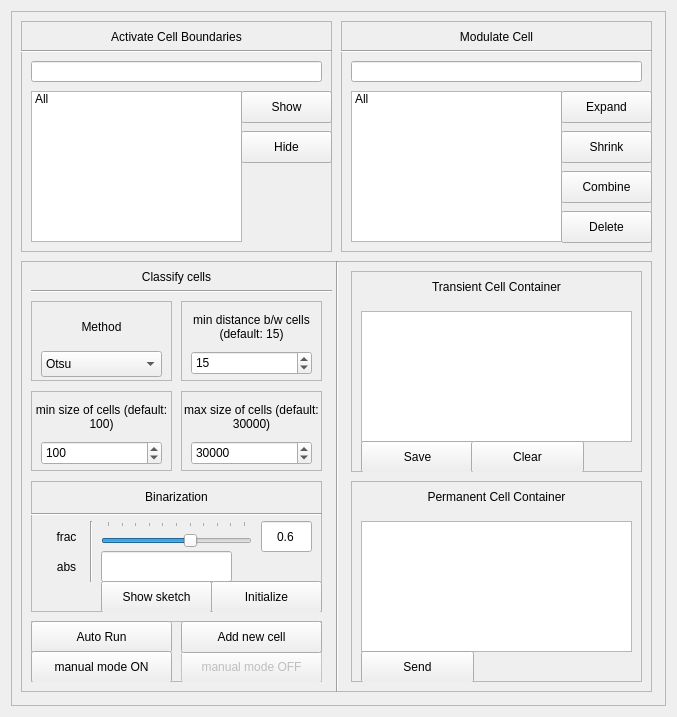
<?xml version="1.0" encoding="UTF-8"?>
<ui version="4.0">
 <class>Form</class>
 <widget class="QWidget" name="Form">
  <property name="geometry">
   <rect>
    <x>0</x>
    <y>0</y>
    <width>677</width>
    <height>717</height>
   </rect>
  </property>
  <property name="windowTitle">
   <string>Form</string>
  </property>
  <layout class="QVBoxLayout" name="verticalLayout_2">
   <item>
    <layout class="QVBoxLayout" name="verticalLayout">
     <item>
      <widget class="QFrame" name="frame">
       <property name="frameShape">
        <enum>QFrame::StyledPanel</enum>
       </property>
       <property name="frameShadow">
        <enum>QFrame::Raised</enum>
       </property>
       <widget class="QFrame" name="frame_2">
        <property name="geometry">
         <rect>
          <x>10</x>
          <y>10</y>
          <width>311</width>
          <height>231</height>
         </rect>
        </property>
        <property name="frameShape">
         <enum>QFrame::StyledPanel</enum>
        </property>
        <property name="frameShadow">
         <enum>QFrame::Raised</enum>
        </property>
        <widget class="QLabel" name="label">
         <property name="geometry">
          <rect>
           <x>0</x>
           <y>0</y>
           <width>311</width>
           <height>31</height>
          </rect>
         </property>
         <property name="text">
          <string>Activate Cell Boundaries</string>
         </property>
         <property name="alignment">
          <set>Qt::AlignCenter</set>
         </property>
        </widget>
        <widget class="Line" name="line">
         <property name="geometry">
          <rect>
           <x>0</x>
           <y>15</y>
           <width>311</width>
           <height>31</height>
          </rect>
         </property>
         <property name="orientation">
          <enum>Qt::Horizontal</enum>
         </property>
        </widget>
        <widget class="QLineEdit" name="ActivateCellBoundaries_cellBoundariesLineEdit">
         <property name="geometry">
          <rect>
           <x>10</x>
           <y>40</y>
           <width>291</width>
           <height>21</height>
          </rect>
         </property>
        </widget>
        <widget class="QListWidget" name="ActivateCellBoundaries_cellBoundariesListWidget">
         <property name="geometry">
          <rect>
           <x>10</x>
           <y>70</y>
           <width>211</width>
           <height>151</height>
          </rect>
         </property>
         <item>
          <property name="text">
           <string>All</string>
          </property>
         </item>
        </widget>
        <widget class="QPushButton" name="ActivateCellBoundaries_cellBoundariesShowPushButton">
         <property name="geometry">
          <rect>
           <x>220</x>
           <y>70</y>
           <width>91</width>
           <height>32</height>
          </rect>
         </property>
         <property name="text">
          <string>Show</string>
         </property>
        </widget>
        <widget class="QPushButton" name="ActivateCellBoundaries_cellBoundariesHidePushButton">
         <property name="geometry">
          <rect>
           <x>220</x>
           <y>110</y>
           <width>91</width>
           <height>32</height>
          </rect>
         </property>
         <property name="text">
          <string>Hide</string>
         </property>
        </widget>
        <zorder>line</zorder>
        <zorder>label</zorder>
        <zorder>ActivateCellBoundaries_cellBoundariesLineEdit</zorder>
        <zorder>ActivateCellBoundaries_cellBoundariesListWidget</zorder>
        <zorder>ActivateCellBoundaries_cellBoundariesShowPushButton</zorder>
        <zorder>ActivateCellBoundaries_cellBoundariesHidePushButton</zorder>
       </widget>
       <widget class="QFrame" name="frame_3">
        <property name="geometry">
         <rect>
          <x>10</x>
          <y>250</y>
          <width>631</width>
          <height>431</height>
         </rect>
        </property>
        <property name="frameShape">
         <enum>QFrame::StyledPanel</enum>
        </property>
        <property name="frameShadow">
         <enum>QFrame::Raised</enum>
        </property>
        <widget class="QLabel" name="label_3">
         <property name="geometry">
          <rect>
           <x>0</x>
           <y>0</y>
           <width>311</width>
           <height>31</height>
          </rect>
         </property>
         <property name="text">
          <string>Classify cells</string>
         </property>
         <property name="alignment">
          <set>Qt::AlignCenter</set>
         </property>
        </widget>
        <widget class="Line" name="line_3">
         <property name="geometry">
          <rect>
           <x>10</x>
           <y>15</y>
           <width>301</width>
           <height>31</height>
          </rect>
         </property>
         <property name="orientation">
          <enum>Qt::Horizontal</enum>
         </property>
        </widget>
        <widget class="QFrame" name="frame_8">
         <property name="geometry">
          <rect>
           <x>10</x>
           <y>40</y>
           <width>141</width>
           <height>80</height>
          </rect>
         </property>
         <property name="frameShape">
          <enum>QFrame::StyledPanel</enum>
         </property>
         <property name="frameShadow">
          <enum>QFrame::Raised</enum>
         </property>
         <widget class="QLabel" name="label_11">
          <property name="geometry">
           <rect>
            <x>0</x>
            <y>0</y>
            <width>141</width>
            <height>51</height>
           </rect>
          </property>
          <property name="text">
           <string>Method</string>
          </property>
          <property name="alignment">
           <set>Qt::AlignCenter</set>
          </property>
          <property name="wordWrap">
           <bool>true</bool>
          </property>
         </widget>
         <widget class="QComboBox" name="ClassifyCells_methodComboBox">
          <property name="geometry">
           <rect>
            <x>10</x>
            <y>50</y>
            <width>121</width>
            <height>26</height>
           </rect>
          </property>
          <item>
           <property name="text">
            <string>Otsu</string>
           </property>
          </item>
          <item>
           <property name="text">
            <string>Yen</string>
           </property>
          </item>
          <item>
           <property name="text">
            <string>Li</string>
           </property>
          </item>
          <item>
           <property name="text">
            <string>Triangle</string>
           </property>
          </item>
          <item>
           <property name="text">
            <string>Manual</string>
           </property>
          </item>
         </widget>
        </widget>
        <widget class="QFrame" name="frame_5">
         <property name="geometry">
          <rect>
           <x>160</x>
           <y>40</y>
           <width>141</width>
           <height>80</height>
          </rect>
         </property>
         <property name="frameShape">
          <enum>QFrame::StyledPanel</enum>
         </property>
         <property name="frameShadow">
          <enum>QFrame::Raised</enum>
         </property>
         <widget class="QLabel" name="label_6">
          <property name="geometry">
           <rect>
            <x>0</x>
            <y>0</y>
            <width>141</width>
            <height>51</height>
           </rect>
          </property>
          <property name="text">
           <string>min distance b/w cells (default: 15)</string>
          </property>
          <property name="alignment">
           <set>Qt::AlignCenter</set>
          </property>
          <property name="wordWrap">
           <bool>true</bool>
          </property>
         </widget>
         <widget class="QSpinBox" name="ClassifyCells_minDistanceBetweenCellsSpinBox">
          <property name="geometry">
           <rect>
            <x>10</x>
            <y>50</y>
            <width>121</width>
            <height>24</height>
           </rect>
          </property>
          <property name="maximum">
           <number>1000000000</number>
          </property>
          <property name="value">
           <number>15</number>
          </property>
         </widget>
        </widget>
        <widget class="QFrame" name="frame_6">
         <property name="geometry">
          <rect>
           <x>10</x>
           <y>130</y>
           <width>141</width>
           <height>80</height>
          </rect>
         </property>
         <property name="frameShape">
          <enum>QFrame::StyledPanel</enum>
         </property>
         <property name="frameShadow">
          <enum>QFrame::Raised</enum>
         </property>
         <widget class="QLabel" name="label_8">
          <property name="geometry">
           <rect>
            <x>0</x>
            <y>0</y>
            <width>141</width>
            <height>51</height>
           </rect>
          </property>
          <property name="text">
           <string>min size of cells (default: 100)</string>
          </property>
          <property name="alignment">
           <set>Qt::AlignCenter</set>
          </property>
          <property name="wordWrap">
           <bool>true</bool>
          </property>
         </widget>
         <widget class="QSpinBox" name="ClassifyCells_minSizeOfCellsSpinBox">
          <property name="geometry">
           <rect>
            <x>10</x>
            <y>50</y>
            <width>121</width>
            <height>24</height>
           </rect>
          </property>
          <property name="maximum">
           <number>1000000000</number>
          </property>
          <property name="value">
           <number>100</number>
          </property>
         </widget>
        </widget>
        <widget class="QFrame" name="frame_7">
         <property name="geometry">
          <rect>
           <x>160</x>
           <y>130</y>
           <width>141</width>
           <height>80</height>
          </rect>
         </property>
         <property name="frameShape">
          <enum>QFrame::StyledPanel</enum>
         </property>
         <property name="frameShadow">
          <enum>QFrame::Raised</enum>
         </property>
         <widget class="QLabel" name="label_9">
          <property name="geometry">
           <rect>
            <x>0</x>
            <y>0</y>
            <width>141</width>
            <height>51</height>
           </rect>
          </property>
          <property name="text">
           <string>max size of cells (default: 30000)</string>
          </property>
          <property name="alignment">
           <set>Qt::AlignCenter</set>
          </property>
          <property name="wordWrap">
           <bool>true</bool>
          </property>
         </widget>
         <widget class="QSpinBox" name="ClassifyCells_maxSizeOfCellsSpinBox">
          <property name="geometry">
           <rect>
            <x>10</x>
            <y>50</y>
            <width>121</width>
            <height>24</height>
           </rect>
          </property>
          <property name="maximum">
           <number>1000000000</number>
          </property>
          <property name="value">
           <number>30000</number>
          </property>
         </widget>
        </widget>
        <widget class="QFrame" name="frame_4">
         <property name="geometry">
          <rect>
           <x>10</x>
           <y>220</y>
           <width>291</width>
           <height>131</height>
          </rect>
         </property>
         <property name="frameShape">
          <enum>QFrame::StyledPanel</enum>
         </property>
         <property name="frameShadow">
          <enum>QFrame::Raised</enum>
         </property>
         <widget class="QLabel" name="label_4">
          <property name="geometry">
           <rect>
            <x>0</x>
            <y>0</y>
            <width>291</width>
            <height>31</height>
           </rect>
          </property>
          <property name="text">
           <string>Binarization</string>
          </property>
          <property name="alignment">
           <set>Qt::AlignCenter</set>
          </property>
         </widget>
         <widget class="QSlider" name="classifyCells_binarizationFracHorizontalSlider">
          <property name="geometry">
           <rect>
            <x>70</x>
            <y>40</y>
            <width>151</width>
            <height>31</height>
           </rect>
          </property>
          <property name="maximum">
           <number>100</number>
          </property>
          <property name="value">
           <number>60</number>
          </property>
          <property name="orientation">
           <enum>Qt::Horizontal</enum>
          </property>
          <property name="tickPosition">
           <enum>QSlider::TicksAbove</enum>
          </property>
         </widget>
         <widget class="QLineEdit" name="classifyCells_binarizationFracLineEdit">
          <property name="geometry">
           <rect>
            <x>230</x>
            <y>40</y>
            <width>51</width>
            <height>31</height>
           </rect>
          </property>
          <property name="text">
           <string>0.6</string>
          </property>
          <property name="alignment">
           <set>Qt::AlignCenter</set>
          </property>
         </widget>
         <widget class="QLabel" name="label_5">
          <property name="geometry">
           <rect>
            <x>10</x>
            <y>40</y>
            <width>51</width>
            <height>31</height>
           </rect>
          </property>
          <property name="text">
           <string>frac</string>
          </property>
          <property name="alignment">
           <set>Qt::AlignCenter</set>
          </property>
         </widget>
         <widget class="QLineEdit" name="classifyCells_binarizationAbsLineEdit">
          <property name="geometry">
           <rect>
            <x>70</x>
            <y>70</y>
            <width>131</width>
            <height>31</height>
           </rect>
          </property>
         </widget>
         <widget class="QLabel" name="label_12">
          <property name="geometry">
           <rect>
            <x>10</x>
            <y>70</y>
            <width>51</width>
            <height>31</height>
           </rect>
          </property>
          <property name="text">
           <string>abs</string>
          </property>
          <property name="alignment">
           <set>Qt::AlignCenter</set>
          </property>
         </widget>
         <widget class="Line" name="line_4">
          <property name="geometry">
           <rect>
            <x>0</x>
            <y>13</y>
            <width>291</width>
            <height>41</height>
           </rect>
          </property>
          <property name="orientation">
           <enum>Qt::Horizontal</enum>
          </property>
         </widget>
         <widget class="Line" name="line_5">
          <property name="geometry">
           <rect>
            <x>50</x>
            <y>40</y>
            <width>20</width>
            <height>61</height>
           </rect>
          </property>
          <property name="orientation">
           <enum>Qt::Vertical</enum>
          </property>
         </widget>
         <widget class="QPushButton" name="classifyCells_binarizationShowSketchPushButton">
          <property name="geometry">
           <rect>
            <x>70</x>
            <y>100</y>
            <width>111</width>
            <height>32</height>
           </rect>
          </property>
          <property name="text">
           <string>Show sketch</string>
          </property>
         </widget>
         <widget class="QPushButton" name="classifyCells_binarizationShowInitializePushButton">
          <property name="geometry">
           <rect>
            <x>180</x>
            <y>100</y>
            <width>111</width>
            <height>32</height>
           </rect>
          </property>
          <property name="text">
           <string>Initialize</string>
          </property>
         </widget>
         <zorder>line_5</zorder>
         <zorder>line_4</zorder>
         <zorder>label_4</zorder>
         <zorder>classifyCells_binarizationFracHorizontalSlider</zorder>
         <zorder>classifyCells_binarizationFracLineEdit</zorder>
         <zorder>label_5</zorder>
         <zorder>classifyCells_binarizationAbsLineEdit</zorder>
         <zorder>label_12</zorder>
         <zorder>classifyCells_binarizationShowSketchPushButton</zorder>
         <zorder>classifyCells_binarizationShowInitializePushButton</zorder>
        </widget>
        <widget class="Line" name="line_7">
         <property name="geometry">
          <rect>
           <x>306</x>
           <y>0</y>
           <width>20</width>
           <height>431</height>
          </rect>
         </property>
         <property name="orientation">
          <enum>Qt::Vertical</enum>
         </property>
        </widget>
        <widget class="QFrame" name="frame_12">
         <property name="geometry">
          <rect>
           <x>10</x>
           <y>360</y>
           <width>291</width>
           <height>61</height>
          </rect>
         </property>
         <property name="frameShape">
          <enum>QFrame::StyledPanel</enum>
         </property>
         <property name="frameShadow">
          <enum>QFrame::Raised</enum>
         </property>
         <widget class="QPushButton" name="classifyCells_autoRunPushButton">
          <property name="geometry">
           <rect>
            <x>0</x>
            <y>0</y>
            <width>141</width>
            <height>32</height>
           </rect>
          </property>
          <property name="text">
           <string>Auto Run</string>
          </property>
         </widget>
         <widget class="QPushButton" name="classifyCells_manualModeONPushButton">
          <property name="geometry">
           <rect>
            <x>0</x>
            <y>30</y>
            <width>141</width>
            <height>32</height>
           </rect>
          </property>
          <property name="text">
           <string>manual mode ON</string>
          </property>
         </widget>
         <widget class="QPushButton" name="classifyCells_manualModeOFFPushButton">
          <property name="enabled">
           <bool>false</bool>
          </property>
          <property name="geometry">
           <rect>
            <x>150</x>
            <y>30</y>
            <width>141</width>
            <height>32</height>
           </rect>
          </property>
          <property name="text">
           <string>manual mode OFF</string>
          </property>
         </widget>
         <widget class="QPushButton" name="classifyCells_addNewCellPushButton">
          <property name="geometry">
           <rect>
            <x>150</x>
            <y>0</y>
            <width>141</width>
            <height>32</height>
           </rect>
          </property>
          <property name="text">
           <string>Add new cell</string>
          </property>
         </widget>
        </widget>
        <widget class="QFrame" name="frame_10">
         <property name="geometry">
          <rect>
           <x>330</x>
           <y>10</y>
           <width>291</width>
           <height>201</height>
          </rect>
         </property>
         <property name="frameShape">
          <enum>QFrame::StyledPanel</enum>
         </property>
         <property name="frameShadow">
          <enum>QFrame::Raised</enum>
         </property>
         <widget class="QLabel" name="label_13">
          <property name="geometry">
           <rect>
            <x>0</x>
            <y>0</y>
            <width>291</width>
            <height>31</height>
           </rect>
          </property>
          <property name="text">
           <string>Transient Cell Container</string>
          </property>
          <property name="alignment">
           <set>Qt::AlignCenter</set>
          </property>
         </widget>
         <widget class="QTextBrowser" name="transientCellContainer_textBrowser">
          <property name="geometry">
           <rect>
            <x>10</x>
            <y>40</y>
            <width>271</width>
            <height>131</height>
           </rect>
          </property>
         </widget>
         <widget class="QPushButton" name="transientCellContainer_saveCurrentCells">
          <property name="geometry">
           <rect>
            <x>10</x>
            <y>170</y>
            <width>113</width>
            <height>32</height>
           </rect>
          </property>
          <property name="text">
           <string>Save</string>
          </property>
         </widget>
         <widget class="QPushButton" name="transientCellContainer_ClearCurrentCells">
          <property name="geometry">
           <rect>
            <x>120</x>
            <y>170</y>
            <width>113</width>
            <height>32</height>
           </rect>
          </property>
          <property name="text">
           <string>Clear</string>
          </property>
         </widget>
        </widget>
        <widget class="QFrame" name="frame_11">
         <property name="geometry">
          <rect>
           <x>330</x>
           <y>220</y>
           <width>291</width>
           <height>201</height>
          </rect>
         </property>
         <property name="frameShape">
          <enum>QFrame::StyledPanel</enum>
         </property>
         <property name="frameShadow">
          <enum>QFrame::Raised</enum>
         </property>
         <widget class="QLabel" name="label_14">
          <property name="geometry">
           <rect>
            <x>0</x>
            <y>0</y>
            <width>291</width>
            <height>31</height>
           </rect>
          </property>
          <property name="text">
           <string>Permanent Cell Container</string>
          </property>
          <property name="alignment">
           <set>Qt::AlignCenter</set>
          </property>
         </widget>
         <widget class="QTextBrowser" name="permanentCellContainer_textBrowser">
          <property name="geometry">
           <rect>
            <x>10</x>
            <y>40</y>
            <width>271</width>
            <height>131</height>
           </rect>
          </property>
         </widget>
         <widget class="QPushButton" name="permanentCellContainer_SendCurrentCells">
          <property name="geometry">
           <rect>
            <x>10</x>
            <y>170</y>
            <width>113</width>
            <height>32</height>
           </rect>
          </property>
          <property name="text">
           <string>Send</string>
          </property>
         </widget>
        </widget>
       </widget>
       <widget class="QFrame" name="frame_9">
        <property name="geometry">
         <rect>
          <x>330</x>
          <y>10</y>
          <width>311</width>
          <height>231</height>
         </rect>
        </property>
        <property name="frameShape">
         <enum>QFrame::StyledPanel</enum>
        </property>
        <property name="frameShadow">
         <enum>QFrame::Raised</enum>
        </property>
        <widget class="QLabel" name="label_15">
         <property name="geometry">
          <rect>
           <x>0</x>
           <y>0</y>
           <width>311</width>
           <height>31</height>
          </rect>
         </property>
         <property name="text">
          <string>Modulate Cell</string>
         </property>
         <property name="alignment">
          <set>Qt::AlignCenter</set>
         </property>
        </widget>
        <widget class="Line" name="line_6">
         <property name="geometry">
          <rect>
           <x>0</x>
           <y>15</y>
           <width>311</width>
           <height>31</height>
          </rect>
         </property>
         <property name="orientation">
          <enum>Qt::Horizontal</enum>
         </property>
        </widget>
        <widget class="QLineEdit" name="ModulateCell_modulateCellLineEdit">
         <property name="geometry">
          <rect>
           <x>10</x>
           <y>40</y>
           <width>291</width>
           <height>21</height>
          </rect>
         </property>
        </widget>
        <widget class="QListWidget" name="ModulateCell_modulateCellListWidget">
         <property name="geometry">
          <rect>
           <x>10</x>
           <y>70</y>
           <width>211</width>
           <height>151</height>
          </rect>
         </property>
         <item>
          <property name="text">
           <string>All</string>
          </property>
         </item>
        </widget>
        <widget class="QPushButton" name="ModulateCell_modulateCellExpandPushButton">
         <property name="geometry">
          <rect>
           <x>220</x>
           <y>70</y>
           <width>91</width>
           <height>32</height>
          </rect>
         </property>
         <property name="text">
          <string>Expand</string>
         </property>
        </widget>
        <widget class="QPushButton" name="ModulateCell_modulateCellShrinkPushButton">
         <property name="geometry">
          <rect>
           <x>220</x>
           <y>110</y>
           <width>91</width>
           <height>32</height>
          </rect>
         </property>
         <property name="text">
          <string>Shrink</string>
         </property>
        </widget>
        <widget class="QPushButton" name="ModulateCell_modulateCellCombinePushButton">
         <property name="geometry">
          <rect>
           <x>220</x>
           <y>150</y>
           <width>91</width>
           <height>32</height>
          </rect>
         </property>
         <property name="text">
          <string>Combine</string>
         </property>
        </widget>
        <widget class="QPushButton" name="ModulateCell_modulateCellDeletePushButton">
         <property name="geometry">
          <rect>
           <x>220</x>
           <y>190</y>
           <width>91</width>
           <height>32</height>
          </rect>
         </property>
         <property name="text">
          <string>Delete</string>
         </property>
        </widget>
       </widget>
      </widget>
     </item>
    </layout>
   </item>
  </layout>
 </widget>
 <resources/>
 <connections/>
</ui>
